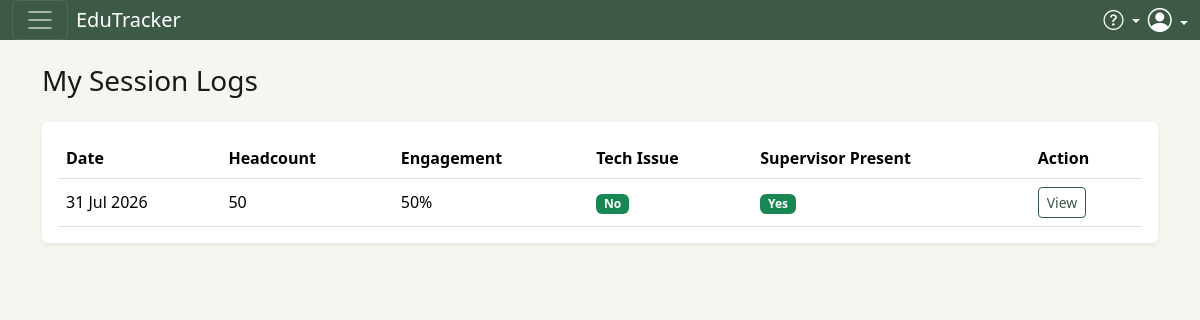
The app's page /staff/logs (signed in) with its own data.
### models.py (models this page shows)
class SessionLog(db.Model):
    __tablename__ = "session_logs"
    id = db.Column(db.Integer, primary_key=True)
    school = db.Column(db.String(50), nullable=False)
    date = db.Column(db.Date, nullable=False)
    start_time = db.Column(db.String(10))
    end_time = db.Column(db.String(10))
    headcount = db.Column(db.Integer, nullable=False)
    engagement = db.Column(db.Integer, nullable=False)
    session_type = db.Column(db.String(20), default="normal")
    notes = db.Column(db.Text)
    feedback_sheets_collected = db.Column(db.Boolean, default=False)
    supervisor_present = db.Column(db.Boolean, default=False)
    technical_issue = db.Column(db.Boolean, default=False)
    issue_description = db.Column(db.Text, nullable=True)
    time_lost_minutes = db.Column(db.Integer, nullable=True)
    issue_resolved = db.Column(db.Boolean, default=False)
    called_superadmin = db.Column(db.Boolean, default=False)
    student_feedback_1 = db.Column(db.Text)
    student_feedback_2 = db.Column(db.Text)
    student_feedback_3 = db.Column(db.Text)
    created_by = db.Column(db.Integer, db.ForeignKey("users.id"), nullable=False)
    created_at = db.Column(db.DateTime, default=_datetime.utcnow)
    staff = db.relationship("User", backref="session_logs")
    photos = db.relationship("SessionPhoto", backref="session_log", lazy=True)

### app.py (the view)
    @app.route("/staff/logs")
    @role_required("staff")
    def staff_logs():
        logs = (
            SessionLog.query.filter_by(school=current_user.school)
            .order_by(SessionLog.date.desc())
            .all()
        )
        return render_template("staff_logs.html", logs=logs)

### app.py (called while the page is built)
@login_manager.user_loader
def load_user(user_id):
    return User.query.get(int(user_id))

def role_required(*roles):
    def decorator(f):
        @wraps(f)
        def wrapped(*args, **kwargs):
            if not current_user.is_authenticated:
                flash("Please log in to continue.", "warning")
                return redirect(url_for("login"))
            if current_user.role not in roles:
                flash("You are not authorized to view that page.", "danger")
                return redirect(url_for("dashboard"))
            return f(*args, **kwargs)
        return wrapped
    return decorator

### templates/staff_logs.html (shortened to what this page needs)
{% extends "base.html" %}
{% block content %}
<div class="container mt-4">
    <h3 class="mb-4">My Session Logs</h3>
    <div class="card border-0 shadow-sm">
        <div class="card-body">
            <table class="table align-middle mb-0">
                <thead>
                    <tr>
                        <th>Date</th>
                        <th>Headcount</th>
                        <th>Engagement</th>
                        <th>Tech Issue</th>
                        <th>Supervisor Present</th>
                        <th>Action</th>
                    </tr>
                </thead>
                <tbody>
                    {% for log in logs %}
                    <tr class="{{ 'table-warning' if log.headcount == 0 else '' }}">
                        <td>{{ log.date.strftime('%d %b %Y') }}</td>
                        <td>{{ log.headcount }}</td>
                        <td>{{ log.engagement }}%</td>
                        <td>
                            {% if log.technical_issue %}
                            <span class="badge bg-danger">Yes</span>
                            {% else %}
                            <span class="badge bg-success">No</span>
                            {% endif %}
                        </td>
                        <td>
                            {% if log.supervisor_present %}
                            <span class="badge bg-success">Yes</span>
                            {% else %}
                            <span class="badge bg-secondary">No</span>
                            {% endif %}
                        </td>
                        <td>
                            <a href="{{ url_for('staff_session_detail', session_id=log.id) }}" class="btn btn-sm btn-outline-primary">View</a>
                        </td>
                    </tr>
                    {% else %}
                    <tr>
                        <td colspan="6">No logs yet.</td>
                    </tr>
                    {% endfor %}
                </tbody>
            </table>
        </div>
    </div>
</div>
{% endblock %}

### static/css/base.css (style rules this page uses)
body { background-color: #f7f5f0; color: #1a1916; }
.btn-outline-primary { color: #3d5a47; border-color: #3d5a47; }
a { color: #3d5a47; }

### records on screen
SessionLog: date "31 Jul 2026", headcount "50", engagement "50", technical_issue "No", supervisor_present "Yes"
